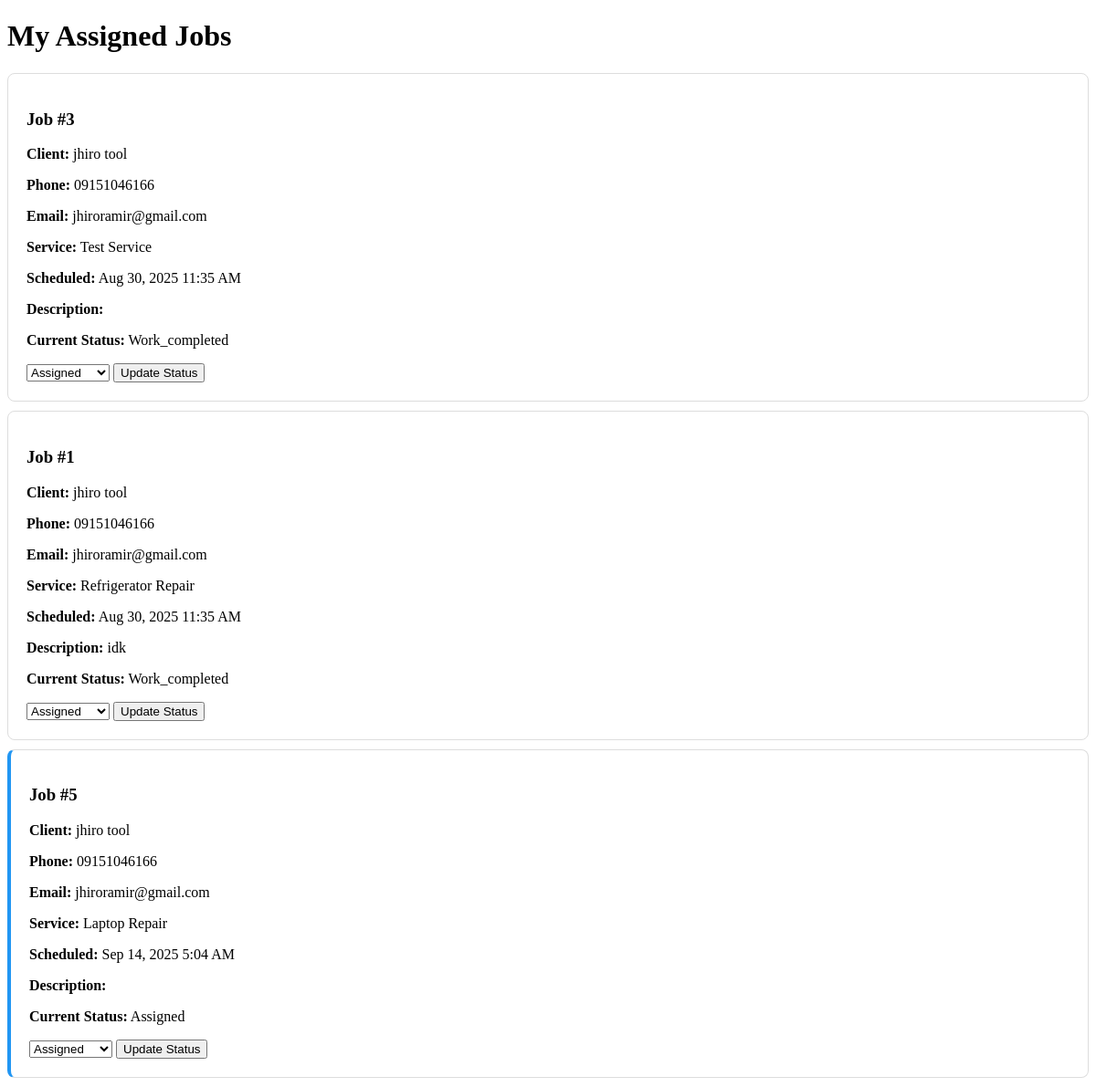
/technician/dashboard.php (signed in), run on the app's committed database.
### tables this page shows
CREATE TABLE `booking` (
  `Booking_ID` int(11) NOT NULL,
  `Client_ID` int(11) DEFAULT NULL,
  `Technician_ID` int(11) DEFAULT NULL,
  `Service_Type` varchar(255) DEFAULT NULL,
  `AptDate` timestamp NOT NULL DEFAULT current_timestamp() ON UPDATE current_timestamp(),
  `Status` varchar(255) DEFAULT NULL,
  `Description` text DEFAULT NULL
);

CREATE TABLE `client` (
  `Client_ID` int(11) NOT NULL,
  `Admin_ID` int(11) DEFAULT NULL,
  `Client_FN` varchar(255) DEFAULT NULL,
  `Client_LN` varchar(255) DEFAULT NULL,
  `Client_Email` varchar(255) DEFAULT NULL,
  `Client_Pass` varchar(255) DEFAULT NULL,
  `Client_Phone` varchar(255) DEFAULT NULL,
  `Is_Subscribed` tinyint(1) NOT NULL DEFAULT 0,
  `Subscription_Expires` datetime DEFAULT NULL
);

### technician/dashboard.php (the view, shortened to what this page needs)
<?php
include '../connection.php';
$technician_id = $_SESSION['user_id'];
$assigned_bookings = $conn->prepare("
    SELECT b.*, c.Client_FN, c.Client_LN, c.Client_Phone, c.Client_Email
    FROM booking b
    JOIN client c ON b.Client_ID = c.Client_ID
    WHERE b.Technician_ID = ?
    ORDER BY b.AptDate ASC
");
$assigned_bookings->bind_param("i", $technician_id);
$assigned_bookings->execute();
$bookings = $assigned_bookings->get_result();
?>
<!DOCTYPE html>
<html lang="en">
<head>
</head>
<body>
    <h1>My Assigned Jobs</h1>
    <?php if ($bookings->num_rows == 0): ?>
        <p>No bookings assigned to you yet.</p>
    <?php else: ?>
        <?php while ($booking = $bookings->fetch_assoc()): ?>
            <div class="booking-card <?php echo $booking['Status']; ?>">
                <h3>Job #<?php echo $booking['Booking_ID']; ?></h3>
                <p><strong>Client:</strong> <?php echo $booking['Client_FN'] . ' ' . $booking['Client_LN']; ?></p>
                <p><strong>Phone:</strong> <?php echo $booking['Client_Phone']; ?></p>
                <p><strong>Email:</strong> <?php echo $booking['Client_Email']; ?></p>
                <p><strong>Service:</strong> <?php echo $booking['Service_Type']; ?></p>
                <p><strong>Scheduled:</strong> <?php echo date('M d, Y g:i A', strtotime($booking['AptDate'])); ?></p>
                <p><strong>Description:</strong> <?php echo $booking['Description']; ?></p>
                <p><strong>Current Status:</strong> <?php echo ucfirst($booking['Status']); ?></p>
                <form method="POST" style="margin-top: 15px;">
                    <select name="status">
                        <option value="assigned" <?php echo $booking['Status'] == 'assigned' ? 'selected' : ''; ?>>Assigned</option>
                    </select>
                    <button type="submit" name="update_status">Update Status</button>
                </form>
            </div>
        <?php endwhile; ?>
    <?php endif; ?>
</body>
</html>

### technician/dashboard.php (style rules this page uses)
.booking-card { border: 1px solid #ddd; padding: 20px; margin: 10px 0; border-radius: 8px; }
.assigned { border-left: 4px solid #2196F3; }

### data on the page
booking: Booking_ID "3", Client_ID.Client_FN "jhiro", Client_ID.Client_LN "tool", Client_ID.Client_Phone "09151046166", Client_ID.Client_Email "jhiroramir@gmail.com", Service_Type "Test Service", AptDate "Aug 30, 2025 11:35 AM", Status "Work_completed"
booking: Booking_ID "1", Client_ID.Client_FN "jhiro", Client_ID.Client_LN "tool", Client_ID.Client_Phone "09151046166", Client_ID.Client_Email "jhiroramir@gmail.com", Service_Type "Refrigerator Repair", AptDate "Aug 30, 2025 11:35 AM", Description "idk", Status "Work_completed"
booking: Booking_ID "5", Client_ID.Client_FN "jhiro", Client_ID.Client_LN "tool", Client_ID.Client_Phone "09151046166", Client_ID.Client_Email "jhiroramir@gmail.com", Service_Type "Laptop Repair", AptDate "Sep 14, 2025 5:04 AM", Status "Assigned", status "Assigned"
